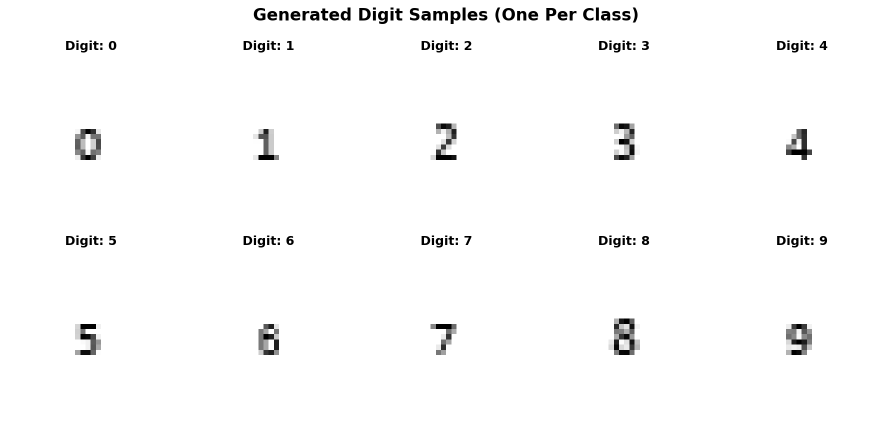
#> input picture experiment/digit_samples.png, 1784 x 850 px (shown at 1/2 size); its folder holds only this picture in this run
$ python -i another.py   (imports and definitions only)   (older library calls are emulated)
#> lines starting #> are read from the running program, lines starting #| are printed output that depends on the picture; after the words box and inside, x2 and y2 are one past the last pixel; in counts of white or black regions, pixels touching at a corner belong together
#> further down, picture is the input picture: shape (850, 1784); min 0, max 255, mean 250
#!/usr/bin/env python3
"""
another.py

Advanced feature extraction script for cell image classification.
Generates 300 samples per class (NUMBER, WORD, OTHER) and extracts detailed features
including shape analysis, contour structure, edge density, connected components,
and classification-specific metrics.

Features extracted:
1. Shape and contour structure (curves, irregularities, ascenders/descenders)
2. Character width-to-height ratios and aspect ratio variations
3. Density and frequency of edges using Canny and Sobel filters
4. Connected-component statistics (holes, blobs, stroke count)
5. Fourier descriptors and HOG features
6. Advanced morphological and statistical features

Output: features_second.csv with 300 samples per class
"""

import numpy as np
import cv2
import pandas as pd
from scipy import ndimage
from scipy.signal import find_peaks
from skimage.feature import hog
from skimage.measure import label, regionprops
import warnings
# [1 line not run here, left out]

# Import from existing module
from try_knn_type import CellImageGenerator, FeatureExtractor

class AdvancedFeatureExtractor:
    """Advanced feature extractor for detailed cell image analysis."""

    @staticmethod
    def extract_shape_contour_features(img: np.ndarray) -> dict:
        """Extract shape and contour structure features."""
        img_uint8 = (img * 255).astype(np.uint8)
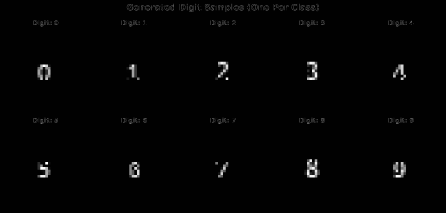
#> img_uint8: shape (850, 1784) (shown at 1/4 size); min 0, max 255, mean 3.5

        # Find contours
        contours, _ = cv2.findContours(img_uint8, cv2.RETR_EXTERNAL, cv2.CHAIN_APPROX_SIMPLE)
#> contours = [[[0, 0], [0, 849], [1783, 849], [1783, 0]]]

        if not contours:
            return {
                'contour_count': 0,
                'avg_contour_area': 0,
                'contour_solidity': 0,
                'contour_extent': 0,
                'contour_perimeter_ratio': 0,
                'hull_area_ratio': 0,
                'contour_complexity': 0
            }

        # Filter significant contours
        significant_contours = [c for c in contours if cv2.contourArea(c) > 10]
#> significant_contours = [[[0, 0], [0, 849], [1783, 849], [1783, 0]]]

        if not significant_contours:
            return {
                'contour_count': 0,
                'contour_solidity': 0,
                'contour_extent': 0,
                'contour_perimeter_ratio': 0,
                'hull_area_ratio': 0,
                'contour_complexity': 0
            }

        # Calculate contour features
        areas = [cv2.contourArea(c) for c in significant_contours]
#> areas = [1513767]
        perimeters = [cv2.arcLength(c, True) for c in significant_contours]
#> perimeters = [5264]

        # Solidity (area/convex_hull_area)
        solidities = []
        extents = []
        hull_ratios = []

        for contour in significant_contours:
            area = cv2.contourArea(contour)
            if area > 0:
                hull = cv2.convexHull(contour)
                hull_area = cv2.contourArea(hull)
                solidity = area / hull_area if hull_area > 0 else 0
                solidities.append(solidity)
                hull_ratios.append(hull_area / area if area > 0 else 0)

                # Extent (area/bounding_rect_area)
                x, y, w, h = cv2.boundingRect(contour)
                rect_area = w * h
                extent = area / rect_area if rect_area > 0 else 0
                extents.append(extent)
#> this loop made 1 pass
#> (contour, area, hull, hull_area, solidity, x, y, w) on pass 1: ([[0, 0], [0, 849], [1783, 849], [1783, 0]], 1513767, [[1783, 0], [1783, 849], [0, 849], [0, 0]], 1513767, 1, 0, 0, 1784)
#> after the loop, extents = [0.998]; hull_ratios = [1]; solidities = [1]

        # Contour complexity (perimeter^2 / area)
        complexities = []
        for i, contour in enumerate(significant_contours):
            if i < len(perimeters) and i < len(areas) and areas[i] > 0:
                complexity = (perimeters[i] ** 2) / (4 * np.pi * areas[i])
                complexities.append(complexity)
#> this loop made 1 pass
#> (contour, complexity) on pass 1: ([[0, 0], [0, 849], [1783, 849], [1783, 0]], 1.46)
#> after the loop, complexities = [1.46]

        return {
            'contour_count': len(significant_contours),
            'avg_contour_area': np.mean(areas) if areas else 0,
            'contour_solidity': np.mean(solidities) if solidities else 0,
            'contour_extent': np.mean(extents) if extents else 0,
            'contour_perimeter_ratio': np.mean([p/a if a > 0 else 0 for p, a in zip(perimeters, areas)]),
            'hull_area_ratio': np.mean(hull_ratios) if hull_ratios else 0,
            'contour_complexity': np.mean(complexities) if complexities else 0
        }

    @staticmethod
    def extract_aspect_ratio_features(img: np.ndarray) -> dict:
        """Extract character width-to-height ratio features."""
        img_uint8 = (img * 255).astype(np.uint8)

        # Find connected components
        num_labels, labels = cv2.connectedComponents(img_uint8)
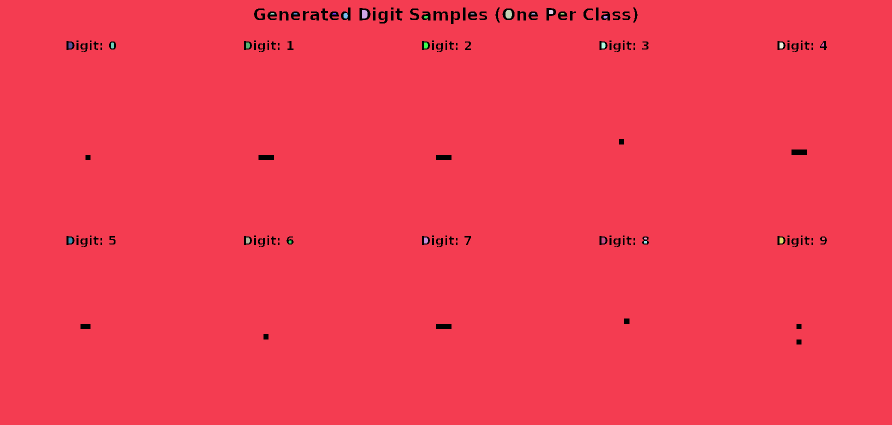
#> labels: shape (850, 1784) int32 (shown at 1/2 size); 30 distinct labels, from 0 to 29; one colour per label, 0 black
#> num_labels = 30

        if num_labels <= 1:  # Only background
            return {
                'aspect_ratio_mean': 1.0,
                'aspect_ratio_std': 0.0,
                'aspect_ratio_range': 0.0,
                'width_variation': 0.0,
                'height_variation': 0.0,
                'char_count_estimate': 0
            }

        aspect_ratios = []
        widths = []
        heights = []

        for label_id in range(1, num_labels):  # Skip background (0)
            mask = (labels == label_id).astype(np.uint8)
            coords = cv2.findNonZero(mask)

            if coords is not None and len(coords) > 5:  # Minimum size threshold
                x, y, w, h = cv2.boundingRect(coords)
                if h > 0:
                    aspect_ratio = w / h
                    aspect_ratios.append(aspect_ratio)
                    widths.append(w)
                    heights.append(h)
#> this loop made 29 passes
#> (x, y, w, h, aspect_ratio) on passes 1 to 8: (0, 0, 1784, 850, 2.1), (724, 20, 11, 17, 0.647), (1011, 20, 13, 17, 0.765), (1098, 20, 9, 8, 1.12), (540, 26, 9, 3, 3), (587, 26, 8, 3, 2.67), (664, 26, 9, 3, 3), (687, 26, 9, 11, 0.818)
#> pass 1, in extract_aspect_ratio_features, `mask = (labels == label_id).astype(np.uint8)`:
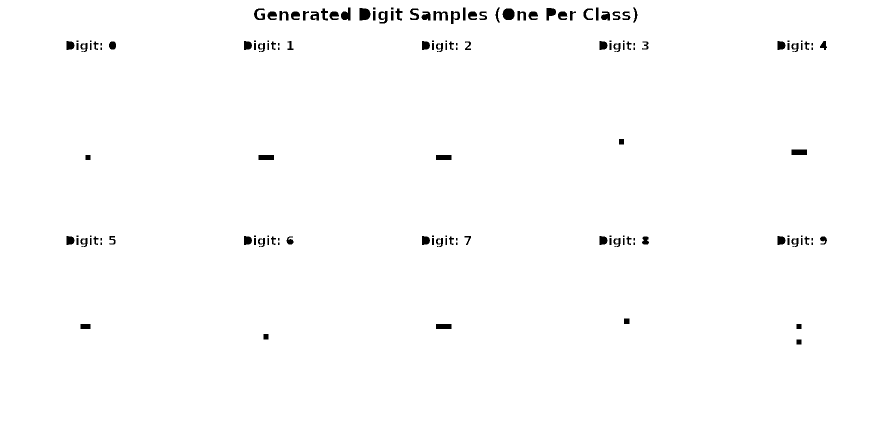
#> mask: shape (850, 1784) (shown at 1/2 size); values 0 (black) and 1 (white), 98.9% white; 147 black regions (40 under 20 px), largest, box (x1, y1, x2, y2) and area: (719, 16, 741, 41) 464, (1005, 17, 1029, 40) 458, (1583, 299, 1614, 310) 341
#> after the loop, aspect_ratios = 29 values, max 3 at index 4, min 0.5 at index 14, mean 1.33; heights = 29 values, max 850 at index 0, min 3 at index 4, mean 37.62; widths = 29 values, max 1784 at index 0, min 6 at index 14, mean 69.28

        if not aspect_ratios:
            return {
                'aspect_ratio_mean': 1.0,
                'aspect_ratio_std': 0.0,
                'aspect_ratio_range': 0.0,
                'width_variation': 0.0,
                'height_variation': 0.0,
                'char_count_estimate': 0
            }

        return {
            'aspect_ratio_mean': np.mean(aspect_ratios),
            'aspect_ratio_std': np.std(aspect_ratios),
            'aspect_ratio_range': np.max(aspect_ratios) - np.min(aspect_ratios),
            'width_variation': np.std(widths) / np.mean(widths) if np.mean(widths) > 0 else 0,
            'height_variation': np.std(heights) / np.mean(heights) if np.mean(heights) > 0 else 0,
            'char_count_estimate': len(aspect_ratios)
        }

    @staticmethod
    def extract_edge_density_features(img: np.ndarray) -> dict:
        """Extract edge density and frequency features using Canny and Sobel."""
        img_uint8 = (img * 255).astype(np.uint8)

        # Canny edge detection
        edges_canny = cv2.Canny(img_uint8, 50, 150)
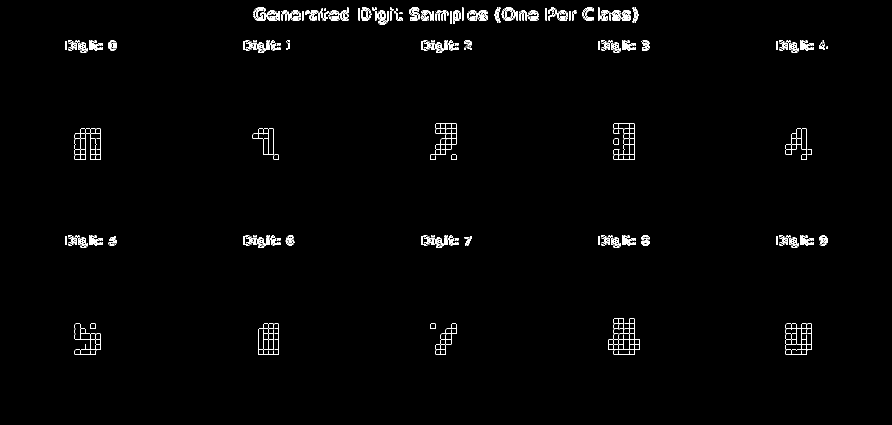
#> edges_canny: shape (850, 1784) (shown at 1/2 size); 1.1% white in thin lines or dots, all inside (x1, y1, x2, y2) = (131, 15, 1656, 710)
        canny_density = np.sum(edges_canny > 0) / edges_canny.size
#> canny_density = 0.0114

        # Sobel edge detection
        sobel_x = cv2.Sobel(img_uint8, cv2.CV_64F, 1, 0, ksize=3)
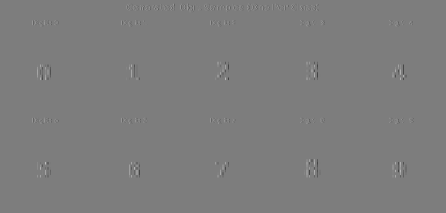
#> sobel_x: shape (850, 1784) float64 (shown at 1/4 size); min -992, max 1020, mean 0; drawn with min black and max white
        sobel_y = cv2.Sobel(img_uint8, cv2.CV_64F, 0, 1, ksize=3)
        sobel_magnitude = np.sqrt(sobel_x**2 + sobel_y**2)

        # Edge statistics
        sobel_mean = np.mean(sobel_magnitude)
#> sobel_mean = 8.94
        sobel_std = np.std(sobel_magnitude)
#> sobel_std = 71.91
        sobel_density = np.sum(sobel_magnitude > sobel_mean) / sobel_magnitude.size
#> sobel_density = 0.0212

        # Directional edge analysis
        sobel_horizontal = np.mean(np.abs(sobel_x))
#> sobel_horizontal = 5.57
        sobel_vertical = np.mean(np.abs(sobel_y))
#> sobel_vertical = 4.46
        edge_direction_ratio = sobel_horizontal / (sobel_vertical + 1e-8)
#> edge_direction_ratio = 1.25

        # Edge frequency analysis (FFT-based)
        fft = np.fft.fft2(img)
        fft_magnitude = np.abs(fft)
        high_freq_energy = np.sum(fft_magnitude[fft_magnitude.shape[0]//4:, fft_magnitude.shape[1]//4:])
#> high_freq_energy = 6.87e+09
        total_energy = np.sum(fft_magnitude)
#> total_energy = 1.98e+10
        high_freq_ratio = high_freq_energy / (total_energy + 1e-8)
#> high_freq_ratio = 0.347

        return {
            'canny_edge_density': canny_density,
            'sobel_edge_density': sobel_density,
            'sobel_mean_magnitude': sobel_mean,
            'sobel_std_magnitude': sobel_std,
            'edge_direction_ratio': edge_direction_ratio,
            'high_freq_ratio': high_freq_ratio
        }

    @staticmethod
    def extract_connected_component_features(img: np.ndarray) -> dict:
        """Extract connected component statistics including holes and blobs."""
        img_uint8 = (img * 255).astype(np.uint8)

        # Connected components analysis
        num_labels, labels = cv2.connectedComponents(img_uint8)
#> num_labels = 30

        # Hole detection (using inverted image)
        img_inv = 255 - img_uint8
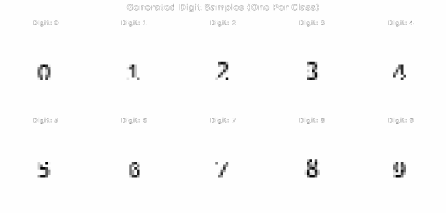
#> img_inv: shape (850, 1784) (shown at 1/4 size); min 0, max 255, mean 251.5
        num_holes, _ = cv2.connectedComponents(img_inv)
#> num_holes = 2

        # Region properties using skimage
        binary_img = img_uint8 > 127
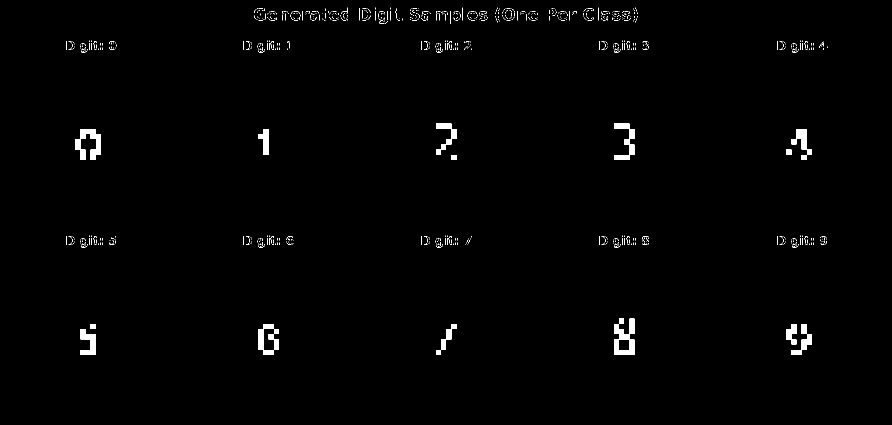
#> binary_img: shape (850, 1784) bool (shown at 1/2 size); 1% white; 935 white regions (915 under 20 px)
        labeled_img = label(binary_img)
#> labeled_img: shape (850, 1784) int32; 936 distinct labels, from 0 to 935
        regions = regionprops(labeled_img)
#> regions = 935 regions; largest, box (x1, y1, x2, y2) and area: (1228, 637, 1269, 710) 1781, (150, 258, 202, 320) 1612, (517, 648, 558, 710) 1271, (1228, 247, 1269, 320) 1182, (161, 658, 192, 710) 982

        if not regions:
            return {
                'cc_count': 0,
                'hole_count': 0,
                'avg_cc_area': 0,
                'cc_area_std': 0,
                'avg_eccentricity': 0,
                'avg_euler_number': 0,
                'stroke_density': 0
            }

        # Extract region properties
        areas = [region.area for region in regions]
#> areas = 935 values, max 1781 at index 928, min 1 at index 11, mean 16.85
        eccentricities = [region.eccentricity for region in regions]
#> eccentricities = 935 values, max 1 at index 1, min 0 at index 11, mean 0.778
        euler_numbers = [region.euler_number for region in regions]
#> euler_numbers = 935 values, max 1 at index 0, min 0 at index 928, mean 0.998

        # Stroke density estimation
        total_area = np.sum(binary_img)
#> total_area = 15752
        image_area = binary_img.size
        stroke_density = total_area / image_area
#> stroke_density = 0.0104

        return {
            'cc_count': len(regions),
            'hole_count': max(0, num_holes - 1),  # Subtract background
            'avg_cc_area': np.mean(areas),
            'cc_area_std': np.std(areas),
            'avg_eccentricity': np.mean(eccentricities),
            'avg_euler_number': np.mean(euler_numbers),
            'stroke_density': stroke_density
        }

    @staticmethod
    def extract_hog_features(img: np.ndarray) -> dict:
        """Extract HOG (Histogram of Oriented Gradients) features."""
        img_uint8 = (img * 255).astype(np.uint8)

        # Calculate HOG features
        try:
            hog_features = hog(img_uint8,
                             orientations=9,
                             pixels_per_cell=(8, 8),
                             cells_per_block=(2, 2),
                             block_norm='L2-Hys',
                             visualize=False)

            # Statistical measures of HOG features
            hog_mean = np.mean(hog_features)
#> hog_mean = 0.00632
            hog_std = np.std(hog_features)
#> hog_std = 0.0487
            hog_max = np.max(hog_features)
#> hog_max = 1
            hog_energy = np.sum(hog_features**2)
#> hog_energy = 2025

            return {
                'hog_mean': hog_mean,
                'hog_std': hog_std,
                'hog_max': hog_max,
                'hog_energy': hog_energy,
                'hog_feature_count': len(hog_features)
            }
        except:
            return {
                'hog_mean': 0,
                'hog_std': 0,
                'hog_max': 0,
                'hog_energy': 0,
                'hog_feature_count': 0
            }

    @staticmethod
    def extract_fourier_descriptors(img: np.ndarray) -> dict:
        """Extract Fourier descriptors for shape analysis."""
        img_uint8 = (img * 255).astype(np.uint8)

        # Find the largest contour
        contours, _ = cv2.findContours(img_uint8, cv2.RETR_EXTERNAL, cv2.CHAIN_APPROX_SIMPLE)
#> contours = [[[0, 0], [0, 849], [1783, 849], [1783, 0]]]

        if not contours:
            return {
                'fourier_energy': 0,
                'fourier_symmetry': 0,
                'fourier_complexity': 0
            }

        # Get the largest contour
        largest_contour = max(contours, key=cv2.contourArea)
#> largest_contour = [[0, 0], [0, 849], [1783, 849], [1783, 0]]

        if len(largest_contour) < 10:  # Need sufficient points
            return {
                'fourier_energy': 0,
                'fourier_symmetry': 0,
                'fourier_complexity': 0
            }

        # Convert contour to complex numbers
        contour_points = largest_contour.reshape(-1, 2)
        complex_contour = contour_points[:, 0] + 1j * contour_points[:, 1]

        # Calculate Fourier transform
        fourier_coeffs = np.fft.fft(complex_contour)
        fourier_magnitudes = np.abs(fourier_coeffs)

        # Fourier descriptors
        fourier_energy = np.sum(fourier_magnitudes**2)
        fourier_symmetry = fourier_magnitudes[1] / (fourier_magnitudes[0] + 1e-8)
        fourier_complexity = np.std(fourier_magnitudes) / (np.mean(fourier_magnitudes) + 1e-8)

        return {
            'fourier_energy': fourier_energy,
            'fourier_symmetry': fourier_symmetry,
            'fourier_complexity': fourier_complexity
        }

    @staticmethod
    def extract_all_advanced_features(img: np.ndarray) -> dict:
        """Extract all advanced features from an image."""
        features = {}

        # Extract all feature groups
        features.update(AdvancedFeatureExtractor.extract_shape_contour_features(img))
        features.update(AdvancedFeatureExtractor.extract_aspect_ratio_features(img))
        features.update(AdvancedFeatureExtractor.extract_edge_density_features(img))
        features.update(AdvancedFeatureExtractor.extract_connected_component_features(img))
        features.update(AdvancedFeatureExtractor.extract_hog_features(img))
        features.update(AdvancedFeatureExtractor.extract_fourier_descriptors(img))

        return features


# [127 lines left out: functions generate_advanced_dataset, main, not called in this run]


# [2 lines not run here, left out]

>>> import cv2
>>> picture = cv2.imread('../experiment/digit_samples.png', cv2.IMREAD_GRAYSCALE)
>>> result = AdvancedFeatureExtractor().extract_all_advanced_features(picture)
#> result = 34 items
